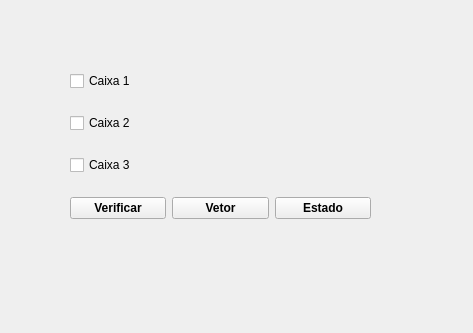
<?xml version="1.0" encoding="UTF-8"?>
<ui version="4.0">
 <class>MainWindow</class>
 <widget class="QMainWindow" name="MainWindow">
  <property name="geometry">
   <rect>
    <x>0</x>
    <y>0</y>
    <width>473</width>
    <height>333</height>
   </rect>
  </property>
  <property name="minimumSize">
   <size>
    <width>473</width>
    <height>333</height>
   </size>
  </property>
  <property name="maximumSize">
   <size>
    <width>473</width>
    <height>333</height>
   </size>
  </property>
  <property name="windowTitle">
   <string>Checkbox</string>
  </property>
  <widget class="QWidget" name="centralwidget">
   <widget class="QWidget" name="layoutWidget">
    <property name="geometry">
     <rect>
      <x>70</x>
      <y>55</y>
      <width>301</width>
      <height>181</height>
     </rect>
    </property>
    <layout class="QVBoxLayout" name="verticalLayout">
     <item>
      <widget class="QCheckBox" name="cxVerif1">
       <property name="text">
        <string>Caixa 1</string>
       </property>
      </widget>
     </item>
     <item>
      <widget class="QCheckBox" name="cxVerif2">
       <property name="text">
        <string>Caixa 2</string>
       </property>
      </widget>
     </item>
     <item>
      <widget class="QCheckBox" name="cxVerif3">
       <property name="text">
        <string>Caixa 3</string>
       </property>
      </widget>
     </item>
     <item>
      <layout class="QHBoxLayout" name="horizontalLayout">
       <item>
        <widget class="QPushButton" name="btnVer1">
         <property name="font">
          <font>
           <bold>true</bold>
          </font>
         </property>
         <property name="text">
          <string>Verificar</string>
         </property>
        </widget>
       </item>
       <item>
        <widget class="QPushButton" name="btnVer2">
         <property name="font">
          <font>
           <bold>true</bold>
          </font>
         </property>
         <property name="text">
          <string>Vetor</string>
         </property>
        </widget>
       </item>
       <item>
        <widget class="QPushButton" name="btnVer3">
         <property name="font">
          <font>
           <bold>true</bold>
          </font>
         </property>
         <property name="text">
          <string>Estado</string>
         </property>
        </widget>
       </item>
      </layout>
     </item>
    </layout>
   </widget>
  </widget>
 </widget>
 <resources/>
 <connections/>
</ui>
